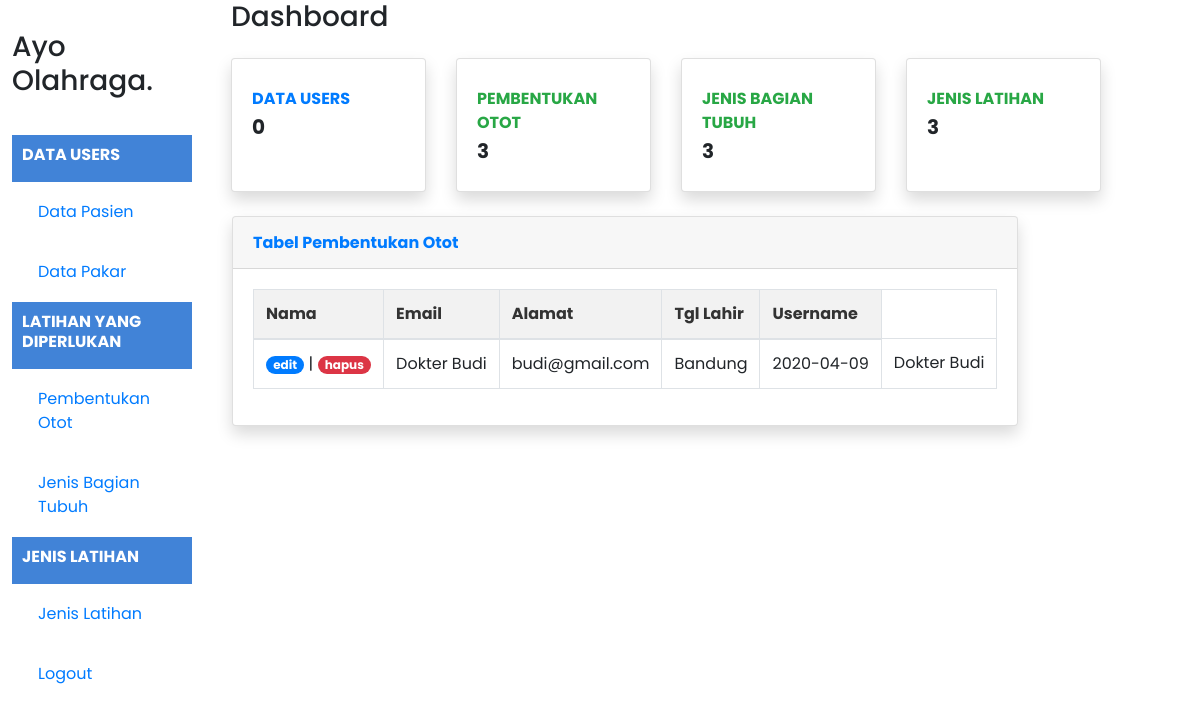
/indexPakar.php (signed in), run on the app's committed database.
### tables this page shows
CREATE TABLE `user` (
  `id_user` int(11) NOT NULL,
  `role` int(11) NOT NULL,
  `nama` varchar(50) NOT NULL,
  `email` varchar(50) NOT NULL,
  `alamat` varchar(100) NOT NULL,
  `tgl_lahir` date NOT NULL,
  `password` varchar(300) NOT NULL
);

### indexPakar.php (the view, shortened to what this page needs)
<?php
include "function.php";
$queryPasien = mysqli_query($koneksi, "SELECT * FROM user WHERE role = '2'");
$jumlahPasien = mysqli_query($koneksi, "SELECT COUNT('id_user') as jml_pasien FROM user WHERE role='1'");
$pasien = mysqli_fetch_assoc($jumlahPasien);
$jumlahPenyakit = mysqli_query($koneksi, "SELECT COUNT('id_penyakit') as jml_penyakit FROM penyakit");
$penyakit = mysqli_fetch_assoc($jumlahPenyakit);
$jumlahGejala = mysqli_query($koneksi, "SELECT COUNT('id_gejala') as jml_gejala FROM gejala");
$gejala = mysqli_fetch_assoc($jumlahGejala);
$jumlahSolusi = mysqli_query($koneksi, "SELECT COUNT('id_solusi') as jml_solusi FROM solusi");
$solusi = mysqli_fetch_assoc($jumlahSolusi);
?>
<!DOCTYPE html>
<html lang="en">
<head>
    <link rel="stylesheet" href="style.css">
    <link rel="stylesheet" href="https://stackpath.bootstrapcdn.com/bootstrap/4.4.1/css/bootstrap.min.css" />
</head>
<body >
    <div class="kiri">
        <section class="logo">
            <h3>Ayo Olahraga.</h3>
        </section>
        <div class="sidebar-heading">
            <h5 class="font-weight-bold text-white text-uppercase teks">Data Users</h5>
        </div>
        <section class="isi">
            <a class="nav-link" href="indexAdmin.php">
            <span>Data Pasien</span></a>
        </section>
        <section class="isi">
            <a class="nav-link" href="indexPakar.php">
            <span>Data Pakar</span></a>
        </section>
        <div class="sidebar-heading">
            <h5 class="font-weight-bold text-white text-uppercase teks">Latihan Yang Diperlukan</h5>
        </div>
        <section class="isi">
            <a class="nav-link" href="indexPenyakit.php">
            <span>Pembentukan Otot</span>
            </a>
        </section>
        <section class="isi">
            <a class="nav-link" href="indexGejala.php">
            <span>Jenis Bagian Tubuh</span>
            </a>
        </section>
        <div class="sidebar-heading">
            <h5 class="font-weight-bold text-white text-uppercase teks">Jenis Latihan</h5>
        </div>
        <section class="isi">
            <a class="nav-link" href="indexSolusi.php">
            <span>Jenis Latihan</span>
            </a>
        </section>
        <section class="isi">
            <a class="nav-link" href="logout.php">
            <span>Logout</span>
            </a>
        </section>
    </div>
    <div class="kanan">
    <div class="container-fluid">
    <div class="d-sm-flex align-items-center justify-content-between mb-4">
        <h1 class="h3 mb-0 text-gray-800">Dashboard</h1>
    </div>
<div class="row">
<div class="col-xl-3 col-md-6 mb-4">
    <div class="card border-left-primary shadow h-100 py-2">
        <div class="card-body">
            <div class="row no-gutters align-items-center">
                <div class="col mr-2">
                    <div class="text-xs font-weight-bold text-primary text-uppercase mb-1">Data Users</div>
                    <div class="h5 mb-0 font-weight-bold text-gray-800"><?= $pasien['jml_pasien']; ?></div>
                </div>
            </div>
        </div>
    </div>
</div>
<div class="col-xl-3 col-md-6 mb-4">
    <div class="card border-left-success shadow h-100 py-2">
        <div class="card-body">
            <div class="row no-gutters align-items-center">
                <div class="col mr-2">
                    <div class="text-xs font-weight-bold text-success text-uppercase mb-1">Pembentukan Otot</div>
                    <div class="h5 mb-0 font-weight-bold text-gray-800"><?= $penyakit['jml_penyakit']; ?></div>
                </div>
            </div>
        </div>
    </div>
</div>
<div class="col-xl-3 col-md-6 mb-4">
    <div class="card border-left-info shadow h-100 py-2">
        <div class="card-body">
            <div class="row no-gutters align-items-center">
                <div class="col mr-2">
                    <div class="text-xs font-weight-bold text-success text-uppercase mb-1">Jenis bagian Tubuh</div>
                    <div class="h5 mb-0 font-weight-bold text-gray-800"><?= $gejala['jml_gejala']; ?></div>
                </div>
            </div>
        </div>
    </div>
</div>
<div class="col-xl-3 col-md-6 mb-4">
    <div class="card border-left-warning shadow h-100 py-2">
        <div class="card-body">
            <div class="row no-gutters align-items-center">
                <div class="col mr-2">
                    <div class="text-xs font-weight-bold text-success text-uppercase mb-1">Jenis Latihan</div>
                    <div class="h5 mb-0 font-weight-bold text-gray-800"><?= $solusi['jml_solusi']; ?></div>
                </div>
            </div>
        </div>
    </div>
</div>
<div class="card shadow  ml-3 mb-12">
    <div class="card-header py-3">
        <h6 class="m-0 font-weight-bold text-primary">Tabel Pembentukan Otot</h6>
    </div>
    <div class="card-body">
        <form method="post" encytpe="multipart/form-data">
            <table class="table table-bordered" id="dataTable" width="100%" cellspacing="0">
                <thead>
                    <tr>
                        <th>Nama</th>
                        <th>Email</th>
                        <th>Alamat</th>
                        <th>Tgl Lahir</th>
                        <th>Username</th>
                    </tr>
                </thead>
            <tbody>
                <?php while ($data = mysqli_fetch_assoc($queryPasien)) { ?>
                <tr>
                    <td>
                    <a class="badge badge-pill badge-primary" href="ubahPakar.php?id_user=<?php echo $data["id_user"]; ?>">edit</a> |
                    <a href="function.php?act=hapusPakar&id_user=<?= $data["id_user"]; ?>" onclick="return confirm('Yakin ingin menghapus data?');" class="badge badge-pill badge-danger">hapus</a>
                    </td>
                    <td><?= $data['nama']; ?></td>
                    <td><?= $data['email']; ?></td>
                    <td><?= $data['alamat']; ?></td>
                    <td><?= $data['tgl_lahir']; ?></td>
                    <td><?= $data['nama']; ?></td>
                </tr>
                <?php } ?>
            </tbody>
            </table>
        </form>
    </div>
</div>
</body>
</html>

### style.css (style rules this page uses)
*, body, html { margin: 0; padding: 0; font-family: "Poppins", sans-serif; box-sizing: border-box; scroll-behavior: smooth; }
.kiri { margin: 1%; margin-top: auto; width: 15%; height: auto; border-radius: 5px 5px 5px 5px; float: left; }
.kanan { margin: 1%; margin-top: auto; width: 75%; height: auto; float: left; }
.logo { display: flex; margin-top: 30px; margin-bottom: 30px; align-content: center; }
.teks { font-size: medium; }
.isi { text-align: center; padding: 10px; color: #4183d7; }
.sidebar-heading { color: #ffff; background-color: #4183d7; padding-left: 10px; padding-bottom: 10px; padding-top: 10px; }
.nav-link { text-align: left; }
.card { border: none; }
.table { width: 100%; margin-bottom: 1rem; color: #212529; }
.table th { font-weight: bold; background-color: #f2f2f2; color: #333; }
.table td, .table th { border: 1px solid #ddd; padding: 8px; text-align: left; }

### data on the page
user: nama "Dokter Budi", email "budi@gmail.com", alamat "Bandung", tgl_lahir "2020-04-09"

### other printed values
$pasien['jml_pasien'] "0"
$penyakit['jml_penyakit'] "3"
$gejala['jml_gejala'] "3"
$solusi['jml_solusi'] "3"
